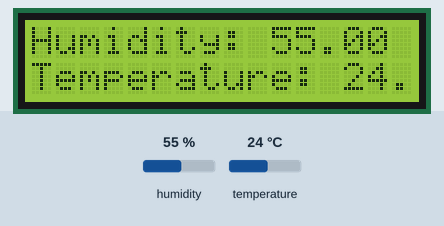
Bench run of a sketch on a simulated Arduino Uno, built with avr-gcc and run on an emulated ATmega328P. On the bench: 16×2 character LCD. The test bench sets the inputs (shaded band); at power-on: humidity 55 %, temperature 24 °C.

Above: at 1.3 s.
1.4 s: humidity set to 22 %
At 3.7 s:
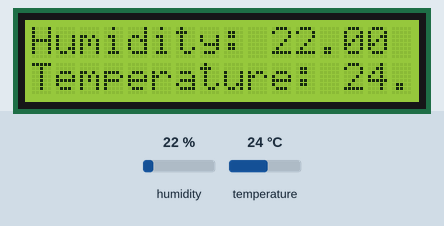
5.5 s: temperature set to 12 °C
At 7.9 s:
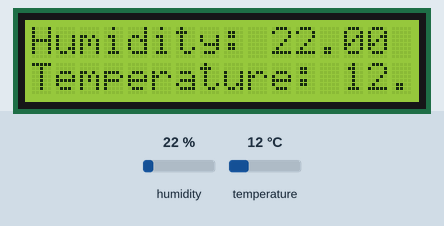
9.6 s: humidity set to 40 %
At 12.2 s:
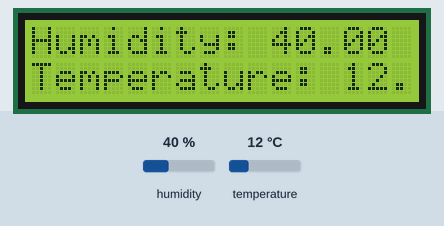
13.7 s: temperature set to 19 °C
At 16.5 s:
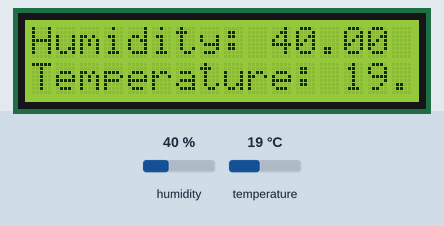
Timing chart, 0 to 18.0 s (numbered marks = the images above; inputs shaded):
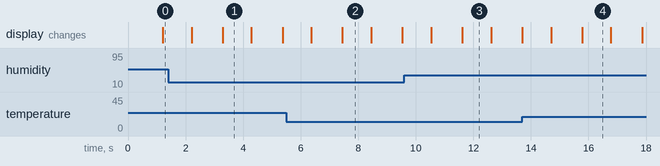

The sketch:

PM_2_2.ino
```cpp
#include <DHT11.h>      // подключаем библиотеку для датчика
#include <Wire.h>
#include <LiquidCrystal_I2C.h>

LiquidCrystal_I2C lcd(0x27, 20, 4);
DHT11 dht11(2);  // сообщаем на каком порту будет датчик

void setup() {
  Serial.begin(9600);   // подключаем монитор порта
  lcd.init();
  lcd.backlight();
  lcd.begin(16, 2);
  Wire.begin();
}

void loop() {
   // считываем температуру (t) и влажность (h)
   float h = dht11.readHumidity();
   float t = dht11.readTemperature();

   lcd.setCursor(0,0);
   lcd.print("Humidity: ");
   lcd.print(h);

   lcd.setCursor(0,1);
   lcd.print("Temperature: ");
   lcd.print(t);

   delay(1000);
   lcd.clear();
}
```

Measured:
- after the input at 1.4 s, the display: first differs from a run without the input after 1.9 s (image 1)
- after the input at 5.5 s, the display: first differs from a run without the input after 2.0 s (image 2)
- after the input at 9.6 s, the display: first differs from a run without the input after 2.0 s (image 3)
- after the input at 13.7 s, the display: first differs from a run without the input after 2.1 s (image 4)
- what the display in image 1 shows lasts 1.0 s, from 3.3 s to 4.3 s
